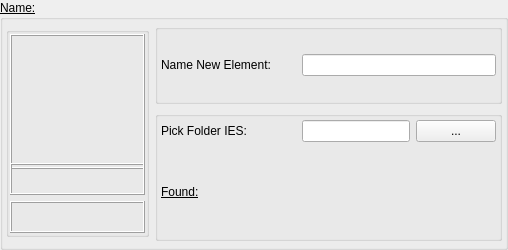
                  <widget class="QGroupBox" name="groupBox_sgNameIESNewEntry">
                   <property name="sizePolicy">
                    <sizepolicy hsizetype="Preferred" vsizetype="Preferred">
                     <horstretch>0</horstretch>
                     <verstretch>0</verstretch>
                    </sizepolicy>
                   </property>
                   <property name="minimumSize">
                    <size>
                     <width>0</width>
                     <height>250</height>
                    </size>
                   </property>
                   <property name="maximumSize">
                    <size>
                     <width>16777215</width>
                     <height>250</height>
                    </size>
                   </property>
                   <property name="font">
                    <font>
                     <pointsize>9</pointsize>
                     <bold>false</bold>
                     <underline>true</underline>
                    </font>
                   </property>
                   <property name="title">
                    <string>Name:</string>
                   </property>
                   <layout class="QGridLayout" name="gridLayout_4">
                    <property name="leftMargin">
                     <number>3</number>
                    </property>
                    <property name="topMargin">
                     <number>3</number>
                    </property>
                    <property name="rightMargin">
                     <number>3</number>
                    </property>
                    <property name="bottomMargin">
                     <number>3</number>
                    </property>
                    <item row="0" column="0" rowspan="2">
                     <widget class="QGroupBox" name="groupBox_IconeIES">
                      <property name="minimumSize">
                       <size>
                        <width>0</width>
                        <height>210</height>
                       </size>
                      </property>
                      <property name="maximumSize">
                       <size>
                        <width>16777215</width>
                        <height>210</height>
                       </size>
                      </property>
                      <property name="title">
                       <string/>
                      </property>
                      <property name="flat">
                       <bool>true</bool>
                      </property>
                      <layout class="QVBoxLayout" name="verticalLayout_29">
                       <property name="leftMargin">
                        <number>1</number>
                       </property>
                       <property name="topMargin">
                        <number>1</number>
                       </property>
                       <property name="rightMargin">
                        <number>1</number>
                       </property>
                       <property name="bottomMargin">
                        <number>1</number>
                       </property>
                       <item>
                        <layout class="QVBoxLayout" name="verticalLayout_26">
                         <item>
                          <widget class="QFrame" name="frame_3">
                           <property name="minimumSize">
                            <size>
                             <width>135</width>
                             <height>135</height>
                            </size>
                           </property>
                           <property name="maximumSize">
                            <size>
                             <width>135</width>
                             <height>135</height>
                            </size>
                           </property>
                           <property name="frameShape">
                            <enum>QFrame::Box</enum>
                           </property>
                           <property name="frameShadow">
                            <enum>QFrame::Raised</enum>
                           </property>
                           <layout class="QVBoxLayout" name="verticalLayout_37">
                            <property name="spacing">
                             <number>0</number>
                            </property>
                            <property name="leftMargin">
                             <number>0</number>
                            </property>
                            <property name="topMargin">
                             <number>0</number>
                            </property>
                            <property name="rightMargin">
                             <number>0</number>
                            </property>
                            <property name="bottomMargin">
                             <number>0</number>
                            </property>
                            <item>
                             <widget class="QPushButton" name="pushButton_sgIESPreview">
                              <property name="minimumSize">
                               <size>
                                <width>128</width>
                                <height>128</height>
                               </size>
                              </property>
                              <property name="maximumSize">
                               <size>
                                <width>128</width>
                                <height>128</height>
                               </size>
                              </property>
                              <property name="cursor">
                               <cursorShape>PointingHandCursor</cursorShape>
                              </property>
                              <property name="autoFillBackground">
                               <bool>false</bool>
                              </property>
                              <property name="inputMethodHints">
                               <set>Qt::ImhNone</set>
                              </property>
                              <property name="text">
                               <string/>
                              </property>
                              <property name="checkable">
                               <bool>false</bool>
                              </property>
                              <property name="flat">
                               <bool>true</bool>
                              </property>
                             </widget>
                            </item>
                           </layout>
                          </widget>
                         </item>
                         <item>
                          <widget class="QFrame" name="frame">
                           <property name="minimumSize">
                            <size>
                             <width>128</width>
                             <height>32</height>
                            </size>
                           </property>
                           <property name="maximumSize">
                            <size>
                             <width>16777215</width>
                             <height>32</height>
                            </size>
                           </property>
                           <property name="frameShape">
                            <enum>QFrame::Box</enum>
                           </property>
                           <property name="frameShadow">
                            <enum>QFrame::Raised</enum>
                           </property>
                           <layout class="QVBoxLayout" name="verticalLayout_35">
                            <property name="spacing">
                             <number>0</number>
                            </property>
                            <property name="leftMargin">
                             <number>0</number>
                            </property>
                            <property name="topMargin">
                             <number>0</number>
                            </property>
                            <property name="rightMargin">
                             <number>0</number>
                            </property>
                            <property name="bottomMargin">
                             <number>0</number>
                            </property>
                            <item>
                             <widget class="QPushButton" name="pushButton_sgIESFoundFile">
                              <property name="minimumSize">
                               <size>
                                <width>128</width>
                                <height>30</height>
                               </size>
                              </property>
                              <property name="maximumSize">
                               <size>
                                <width>16777215</width>
                                <height>30</height>
                               </size>
                              </property>
                              <property name="cursor">
                               <cursorShape>PointingHandCursor</cursorShape>
                              </property>
                              <property name="text">
                               <string/>
                              </property>
                              <property name="flat">
                               <bool>true</bool>
                              </property>
                             </widget>
                            </item>
                           </layout>
                          </widget>
                         </item>
                         <item>
                          <widget class="QFrame" name="frame_2">
                           <property name="minimumSize">
                            <size>
                             <width>128</width>
                             <height>32</height>
                            </size>
                           </property>
                           <property name="maximumSize">
                            <size>
                             <width>16777215</width>
                             <height>32</height>
                            </size>
                           </property>
                           <property name="frameShape">
                            <enum>QFrame::Box</enum>
                           </property>
                           <property name="frameShadow">
                            <enum>QFrame::Raised</enum>
                           </property>
                           <layout class="QVBoxLayout" name="verticalLayout_36">
                            <property name="spacing">
                             <number>0</number>
                            </property>
                            <property name="leftMargin">
                             <number>0</number>
                            </property>
                            <property name="topMargin">
                             <number>0</number>
                            </property>
                            <property name="rightMargin">
                             <number>0</number>
                            </property>
                            <property name="bottomMargin">
                             <number>0</number>
                            </property>
                            <item>
                             <widget class="QPushButton" name="pushButton_sgIESFoundJson">
                              <property name="minimumSize">
                               <size>
                                <width>128</width>
                                <height>30</height>
                               </size>
                              </property>
                              <property name="maximumSize">
                               <size>
                                <width>16777215</width>
                                <height>30</height>
                               </size>
                              </property>
                              <property name="cursor">
                               <cursorShape>PointingHandCursor</cursorShape>
                              </property>
                              <property name="text">
                               <string/>
                              </property>
                              <property name="flat">
                               <bool>true</bool>
                              </property>
                             </widget>
                            </item>
                           </layout>
                          </widget>
                         </item>
                        </layout>
                       </item>
                      </layout>
                     </widget>
                    </item>
                    <item row="0" column="1">
                     <widget class="QGroupBox" name="groupBox_sgLPreviewIESThumb">
                      <property name="sizePolicy">
                       <sizepolicy hsizetype="Expanding" vsizetype="Expanding">
                        <horstretch>0</horstretch>
                        <verstretch>0</verstretch>
                       </sizepolicy>
                      </property>
                      <property name="minimumSize">
                       <size>
                        <width>0</width>
                        <height>80</height>
                       </size>
                      </property>
                      <property name="maximumSize">
                       <size>
                        <width>16777215</width>
                        <height>80</height>
                       </size>
                      </property>
                      <property name="title">
                       <string/>
                      </property>
                      <layout class="QVBoxLayout" name="verticalLayout_28">
                       <property name="leftMargin">
                        <number>3</number>
                       </property>
                       <property name="topMargin">
                        <number>3</number>
                       </property>
                       <property name="rightMargin">
                        <number>3</number>
                       </property>
                       <property name="bottomMargin">
                        <number>3</number>
                       </property>
                       <item>
                        <layout class="QHBoxLayout" name="horizontalLayout_36">
                         <item>
                          <widget class="QLabel" name="label_sgAddIESRename">
                           <property name="minimumSize">
                            <size>
                             <width>135</width>
                             <height>0</height>
                            </size>
                           </property>
                           <property name="maximumSize">
                            <size>
                             <width>135</width>
                             <height>16777215</height>
                            </size>
                           </property>
                           <property name="font">
                            <font>
                             <pointsize>9</pointsize>
                             <bold>false</bold>
                             <underline>false</underline>
                            </font>
                           </property>
                           <property name="text">
                            <string>Name New Element:</string>
                           </property>
                          </widget>
                         </item>
                         <item>
                          <widget class="QLineEdit" name="lineEdit_sgAddIESRename">
                           <property name="sizePolicy">
                            <sizepolicy hsizetype="Preferred" vsizetype="Maximum">
                             <horstretch>0</horstretch>
                             <verstretch>1</verstretch>
                            </sizepolicy>
                           </property>
                           <property name="minimumSize">
                            <size>
                             <width>0</width>
                             <height>0</height>
                            </size>
                           </property>
                           <property name="maximumSize">
                            <size>
                             <width>16777215</width>
                             <height>22</height>
                            </size>
                           </property>
                           <property name="font">
                            <font>
                             <pointsize>9</pointsize>
                             <bold>false</bold>
                             <underline>false</underline>
                            </font>
                           </property>
                           <property name="toolTip">
                            <string>&lt;html&gt;&lt;head/&gt;&lt;body&gt;&lt;p&gt;Type the name of your new element here, no special characters please, use _ for a space, and follow the name convention.&lt;/p&gt;&lt;/body&gt;&lt;/html&gt;</string>
                           </property>
                          </widget>
                         </item>
                        </layout>
                       </item>
                      </layout>
                     </widget>
                    </item>
                    <item row="1" column="1">
                     <widget class="QGroupBox" name="groupBox_sgNameEntry_2">
                      <property name="sizePolicy">
                       <sizepolicy hsizetype="Preferred" vsizetype="Expanding">
                        <horstretch>0</horstretch>
                        <verstretch>0</verstretch>
                       </sizepolicy>
                      </property>
                      <property name="minimumSize">
                       <size>
                        <width>0</width>
                        <height>130</height>
                       </size>
                      </property>
                      <property name="maximumSize">
                       <size>
                        <width>16777215</width>
                        <height>130</height>
                       </size>
                      </property>
                      <property name="title">
                       <string/>
                      </property>
                      <layout class="QVBoxLayout" name="verticalLayout_27">
                       <property name="leftMargin">
                        <number>3</number>
                       </property>
                       <property name="topMargin">
                        <number>3</number>
                       </property>
                       <property name="rightMargin">
                        <number>3</number>
                       </property>
                       <property name="bottomMargin">
                        <number>3</number>
                       </property>
                       <item>
                        <layout class="QHBoxLayout" name="horizontalLayout_34">
                         <item>
                          <widget class="QLabel" name="label_sgPickFolderIES">
                           <property name="minimumSize">
                            <size>
                             <width>135</width>
                             <height>0</height>
                            </size>
                           </property>
                           <property name="maximumSize">
                            <size>
                             <width>135</width>
                             <height>16777215</height>
                            </size>
                           </property>
                           <property name="font">
                            <font>
                             <pointsize>9</pointsize>
                             <bold>false</bold>
                             <underline>false</underline>
                            </font>
                           </property>
                           <property name="text">
                            <string>Pick Folder IES:        </string>
                           </property>
                          </widget>
                         </item>
                         <item>
                          <widget class="QLineEdit" name="lineEdit_sgFolderIESEntry">
                           <property name="enabled">
                            <bool>true</bool>
                           </property>
                           <property name="sizePolicy">
                            <sizepolicy hsizetype="Preferred" vsizetype="Maximum">
                             <horstretch>0</horstretch>
                             <verstretch>0</verstretch>
                            </sizepolicy>
                           </property>
                           <property name="font">
                            <font>
                             <pointsize>9</pointsize>
                             <bold>false</bold>
                             <underline>false</underline>
                            </font>
                           </property>
                           <property name="readOnly">
                            <bool>true</bool>
                           </property>
                          </widget>
                         </item>
                         <item>
                          <widget class="QPushButton" name="pushButton_sg_PickFolderIESEntry">
                           <property name="enabled">
                            <bool>true</bool>
                           </property>
                           <property name="sizePolicy">
                            <sizepolicy hsizetype="Minimum" vsizetype="Fixed">
                             <horstretch>0</horstretch>
                             <verstretch>0</verstretch>
                            </sizepolicy>
                           </property>
                           <property name="minimumSize">
                            <size>
                             <width>80</width>
                             <height>0</height>
                            </size>
                           </property>
                           <property name="maximumSize">
                            <size>
                             <width>80</width>
                             <height>16777215</height>
                            </size>
                           </property>
                           <property name="font">
                            <font>
                             <pointsize>9</pointsize>
                             <bold>false</bold>
                             <underline>false</underline>
                            </font>
                           </property>
                           <property name="cursor">
                            <cursorShape>PointingHandCursor</cursorShape>
                           </property>
                           <property name="text">
                            <string>...</string>
                           </property>
                          </widget>
                         </item>
                        </layout>
                       </item>
                       <item>
                        <layout class="QHBoxLayout" name="horizontalLayout_37">
                         <item>
                          <widget class="QLabel" name="label_sgIESNewMessage">
                           <property name="minimumSize">
                            <size>
                             <width>135</width>
                             <height>0</height>
                            </size>
                           </property>
                           <property name="maximumSize">
                            <size>
                             <width>135</width>
                             <height>16777215</height>
                            </size>
                           </property>
                           <property name="text">
                            <string>Found:</string>
                           </property>
                           <property name="alignment">
                            <set>Qt::AlignLeading|Qt::AlignLeft|Qt::AlignVCenter</set>
                           </property>
                          </widget>
                         </item>
                         <item>
                          <widget class="QLabel" name="label_sgIESNewMessageTxt">
                           <property name="font">
                            <font>
                             <pointsize>9</pointsize>
                             <bold>false</bold>
                             <underline>false</underline>
                            </font>
                           </property>
                           <property name="text">
                            <string/>
                           </property>
                           <property name="alignment">
                            <set>Qt::AlignLeading|Qt::AlignLeft|Qt::AlignVCenter</set>
                           </property>
                          </widget>
                         </item>
                        </layout>
                       </item>
                      </layout>
                     </widget>
                    </item>
                   </layout>
                  </widget>
